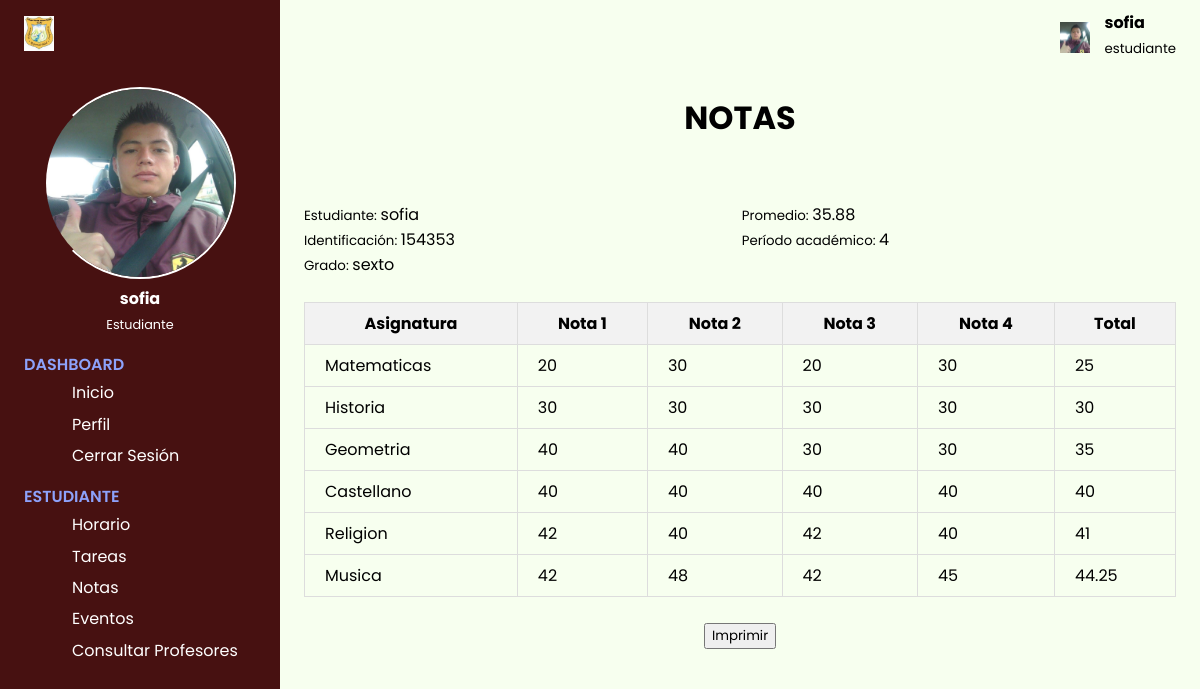
Screenshot of /logic/estudiante/notasEstudiante.php?estudiante=sofi11@gmail.com with the database file from the repository.
### tables this page shows
CREATE TABLE `estudiante` (
  `id` int(11) NOT NULL,
  `nombre` varchar(50) NOT NULL,
  `profesion` varchar(50) NOT NULL,
  `edad` int(11) NOT NULL,
  `email` varchar(50) NOT NULL,
  `contrasena` varchar(50) NOT NULL,
  `grado` varchar(50) NOT NULL
);

CREATE TABLE `notas` (
  `id` int(11) NOT NULL,
  `materia` varchar(50) NOT NULL,
  `periodo` int(1) NOT NULL,
  `nota` int(3) NOT NULL,
  `idEs` int(11) NOT NULL
);

### config/db.php (called while the page is built, shortened)
<?php
    class DataBase{
        function connect(){
            $servername = "localhost";
            $username = "root";
            $password = "";
            $dbname = "colegiosga";
            $url=mysqli_connect($servername,$username,$password) or die("No se pudo conectar a la base de datos" .mysqli_error($url));
            mysqli_select_db($url,$dbname) or die("No se pudo seleccionar a la base de datos" .mysqli_error($url));
            return $url;
        }
    }
?>

### logic/estudiante/crud_e.php (called while the page is built, shortened)
<?php
class Crud_e {
    private $conexion;
    public function __construct($conexion) {
        $this->conexion = $conexion;
    }
    public function obtenerEstudiante($email) {
        $query = "SELECT * FROM estudiante WHERE email ='$email'";
        $result = mysqli_query($this->conexion, $query);
        if (mysqli_num_rows($result) > 0) {
            return mysqli_fetch_assoc($result);
        } else {
            return null;
        }
    }
}
?>

### logic/notas/vernotas.php (called while the page is built)
<?php
class Vernotas
{
    private $conexion;
    public function __construct($conexion)
    {
        $this->conexion = $conexion;
    }
    public function obtenerNotas($idEs)
    {
        $query = "SELECT * FROM notas WHERE idES ='$idEs'";
        $result = mysqli_query($this->conexion, $query);
        $notas = [];
        if ($result && mysqli_num_rows($result) > 0) {
            while ($row = mysqli_fetch_assoc($result)) {
                $notas[] = $row;
            }
            return $notas;
        } else {
            return [];
        }
    }
}

### logic/estudiante/notasEstudiante.php (the view, shortened to what this page needs)
<?php
include("../../pages/Dashboard/estudianteDs.php");
include("../../logic/notas/vernotas.php");
$notas = new vernotas($db->connect());
if (isset($_GET['estudiante'])) {
    $email = urldecode($_GET['estudiante']);
    $estudiante = $crud_e->obtenerEstudiante($email);
    $notasE = $notas->obtenerNotas($estudiante["id"]);
    $notas_agrupadas = [];
    $periodos = [];
    foreach ($notasE as $nota) {
        $materia = $nota['materia'];
        $periodo = $nota['periodo'];
        $periodos[$periodo] = true;
        if (!isset($notas_agrupadas[$materia])) {
            $notas_agrupadas[$materia] = [];
        }
        $notas_agrupadas[$materia][$nota['periodo']] = $nota['nota'];
    }
    $ultimoPeriodo = max(array_keys($periodos));
    $totalPromedios = 0;
    $numeroDeMaterias = count($notas_agrupadas);
    foreach ($notas_agrupadas as $materia => $notas) {
        $totalNotas = array_sum($notas);
        $cantidadNotas = count($notas);
        $promedio = $cantidadNotas > 0 ? $totalNotas / $cantidadNotas : 0;
        $totalPromedios += $promedio;
    }
    $promedioTotal = $numeroDeMaterias > 0 ? $totalPromedios / $numeroDeMaterias : 0;
}
?>
<!DOCTYPE html>
<html lang="es">
    <div class="main-content">
        <header>
            <div class="menu-toggle">
                <label for="nav-toggle">
                </label>
            </div>
            <div class="header-icons foto-perfil">
                <img src="../../sources/img/estudiante.jpg" width="30px" alt="foto de perfil">
                <div class="info-p">
                    <h4><?php echo $estudiante["nombre"]; ?></h4>
                    <small>estudiante</small>
                </div>
            </div>
        </header>
        <main>
            <div class="centrado"><h1>NOTAS</h1></div>
            <br>
            <div class="page-header inicio">
                <div>
                    <p><small>Estudiante: </small><?php echo $estudiante["nombre"]; ?></p>
                    <p><small>Identificación: </small><?php echo $estudiante["id"]; ?></p>
                    <p><small>Grado: </small><?php echo $estudiante["grado"]; ?></p>
                </div>
                <div>
                    <p><small>Promedio: </small><?php echo number_format($promedioTotal, 2) ?></p>
                    <p><small>Período académico: </small><?php echo $ultimoPeriodo; ?></p>
                </div>
            </div>
            <br>
            <div>
                <table border="1" style="margin: auto;">
                    <thead>
                        <tr>
                            <th>Asignatura</th>
                            <th>Nota 1</th>
                            <th>Nota 2</th>
                            <th>Nota 3</th>
                            <th>Nota 4</th>
                            <th>Total</th>
                        </tr>
                    </thead>
                    <tbody>
                        <?php foreach ($notas_agrupadas as $materia => $notas) : ?>
                            <tr>
                                <td><?php echo $materia; ?></td>
                                <td><?php echo isset($notas[1]) ? $notas[1] : '-'; ?></td>
                                <td><?php echo isset($notas[2]) ? $notas[2] : '-'; ?></td>
                                <td><?php echo isset($notas[3]) ? $notas[3] : '-'; ?></td>
                                <td><?php echo isset($notas[4]) ? $notas[4] : '-'; ?></td>
                                <td><?php
                                    $totalNotas = array_sum($notas);
                                    $cantidadNotas = count($notas);
                                    $promedio = $cantidadNotas > 0 ? $totalNotas / $cantidadNotas : 0;
                                    echo $promedio;
                                    ?>
                                </td>
                            </tr>
                        <?php endforeach; ?>
                    </tbody>
                </table>
            </div>
            <br>
            <div class="centrado" >
                <button>
                    Imprimir
                </button>
            </div>
        </main>
    </div>
</body>
</html>

### pages/Dashboard/estudianteDs.php (shortened to what this page needs)
<?php
include("../../logic/estudiante/crud_e.php");
include("../../config/db.php");
$db = new DataBase();
$crud_e = new Crud_e($db->connect());
if (isset($_GET['estudiante'])) {
    $email = urldecode($_GET['estudiante']);
    $estudiante = $crud_e->obtenerEstudiante($email);
}
?>
<!DOCTYPE html>
<html lang="es">
<head>
    <link rel="stylesheet" href="../../css/Edashboard.css">
    <link rel="stylesheet" href="https://cdn.jsdelivr.net/npm/line-awesome/dist/line-awesome/css/line-awesome.min.css">
</head>
<body>
    <div class="sidebar">
        <div class="sidebar-brand">
            <div class="brand-flex">
                <img src="../../sources/img/Colegio Nicolas Gomez Davila (IED).jpg" width="30px" alt="logo">
                <div class="brand-icons">
                </div>
            </div>
        </div>
        <div class="sidebar-main">
            <div class="sidebar-user">
                <img src="../../sources/img/estudiante.jpg" alt="foto de perfil">
                <div>
                    <h3><?php echo $estudiante["nombre"]; ?></h3>
                    <span>Estudiante</span>
                </div>
            </div>
            <div class="sidebar-menu">
                <div class="menu-head">
                    <span>Dashboard</span>
                </div>
                <ul>
                    <li>
                        <a href="../../logic/estudiante/inicio.php?estudiante=<?php echo $email; ?>" class="active">
                            <span>Inicio</span>
                        </a>
                    </li>
                    <li>
                        <a href="../../logic/estudiante/perfilEstudiante.php?estudiante=<?php echo $email; ?>">
                            <span>Perfil</span>
                        </a>
                    </li>
                    <li>
                        <a href="../../index.php"><?php session_destroy() ?>
                            <span>Cerrar Sesión</span>
                        </a>
                    </li>
                </ul>
                <div class="menu-head">
                    <span>Estudiante</span>
                </div>
                <ul>
                    <li>
                    <a href="../../logic/estudiante/horarioEstudiante.php?estudiante=<?php echo $email; ?>">
                            <span>Horario</span>
                        </a>
                    </li>
                    <li>
                    <a href="../../logic/estudiante/consultarTareas.php?estudiante=<?php echo $email; ?>">
                            <span>Tareas</span>
                        </a>
                    </li>
                    <li>
                        <a href="../../logic/estudiante/notasEstudiante.php?estudiante=<?php echo $email; ?>">
                            <span>Notas</span>
                        </a>
                    </li>
                    <li>
                        <a href="#">
                            <span>Eventos</span>
                        </a>
                    </li>
                    <li>
                        <a href="../../logic/estudiante/consultarProfe.php?estudiante=<?php echo $email; ?>">
                            <span>Consultar Profesores</span>
                        </a>
                    </li>
                </ul>
            </div>
        </div>
    </div>
</body>
</html>

### css/Edashboard.css (style rules this page uses)
:root { --color-main: #1a202e; }
* { font-family: 'Poppins', sans-serif; box-sizing: border-box; text-decoration: none; list-style-type: none; margin: 0; }
.sidebar { width: 280px; position: fixed; left: 0; top: 0; height: 100%; padding: 1rem 1.5rem; background-color: #471111; color: #fff; overflow-y: auto; }
.sidebar-brand { height: 55px; }
.brand-flex { display: flex; align-items: center; justify-content: space-between; }
.sidebar-user { margin: 1rem 0rem 1rem 0rem; text-align: center; }
.sidebar-user img { width: 12rem; height: 12rem; border-radius: 50%; border-left: 2px solid transparent; border-right: 2px solid #fff; border-bottom: 2px solid #fff; border-top: 2px solid #fff; }
.sidebar-user h3 { font-size: 1rem; }
.sidebar-user span { font-size: 0.8rem; }
.sidebar-menu { margin-top: 0.5rem; }
.menu-head { text-transform: uppercase; color: #8da2fb; font-size: 1rem; font-weight: 600; margin-bottom: 0.2rem; }
.sidebar ul { margin-bottom: 1rem; }
.sidebar li { margin-bottom: 0.4rem; }
.sidebar li a { color: #fff; font-size: 0.5rem; display: flex; align-items: center; }
.sidebar li a span { font-size: 1rem; display: inline-block; margin-right: 0.5rem; }
header { height: 70px; display: flex; justify-content: space-between; align-items: center; background: #f7ffef; padding: 1rem 1.5rem; }
.menu-toggle label { height: 60px; width: 60px; display: grid; place-items: center; font-size: 1.5rem; border-radius: 50%; }
.header-icons img { display: inline-block; margin-left: .7rem; font-size: 1.4rem; }
.info-p { display: inline-block; margin-left: 10px; }
.main-content { margin-left: 280px; }
main { padding: 1.5rem; background: #f7ffef; min-height: calc(100vh - 70px); }
.page-header { display: flex; justify-content: space-between; margin: 35px auto 0 auto; }
.centrado { text-align: center; }
table { width: 100%; border-collapse: collapse; }
th, td { padding: 8px 20px; border: 1px solid #ddd; }
th { background-color: #f2f2f2; }

### rows the page displays
estudiante: nombre "sofia", id "154353", grado "sexto"
notas: materia "Religion", id "42", nota "40", promedio "41"
notas: nota "42", notas "48", id "45", promedio "44.25"
notas: materia "Musica"

### other values shown
$promedioTotal "35.88"
$ultimoPeriodo "4"
$materia "Matematicas"
$notas[1] "20"
$notas[2] "30"
$notas[3] "20"
$notas[4] "30"
$promedio "25"
$materia "Historia"
$notas[1] "30"
$notas[3] "30"
$promedio "30"
$materia "Geometria"
$notas[1] "40"
$notas[2] "40"
